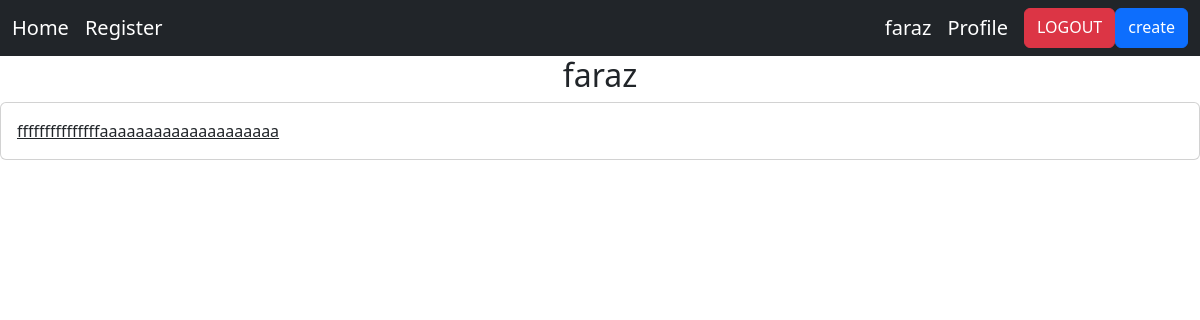
Page /accounts/profile/2 (signed in) on the earlier database version.
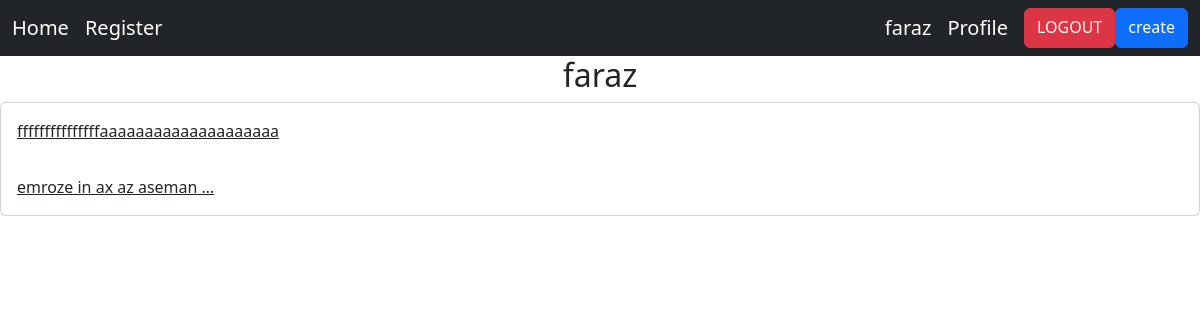
Same page on the later database version.
### home/models.py (models this page shows, shortened)
class Post(models.Model):
    user = models.ForeignKey(User, on_delete=models.CASCADE)
    body = models.TextField()
    slug = models.SlugField()
    created = models.DateTimeField(auto_now_add=True)
    update = models.DateTimeField(auto_now=True)
    def get_absolute_url(self):
        return reverse('home:post_detail', args=(self.id, self.slug))

### accounts/views.py (the view)
# urls.py: path('profile/<int:user_id>', views.UserProfileView.as_view(), name='profile_user'),
class UserProfileView(LoginRequiredMixin, View):
    def get(self, request, user_id):
        user = User.objects.get(id=user_id)
        post = Post.objects.filter(user=user)
        return render(request, 'accounts/profile.html', {'user': user, 'post': post})

### accounts/templates/accounts/profile.html
{% extends 'base.html' %}
{%block content %}
<h2 class="text-center">{{ user.username }}</h2>
<div class="card">
    {%for pst in post %}
        <a href="{{ pst.get_absolute_url }}" class="card-body"> {{ pst.body|truncatewords:5 }} </a>
    {% endfor %}
</div>
{% endblock %}

Differences in the rows shown:
added Post: body "emroze in ax az aseman …"
